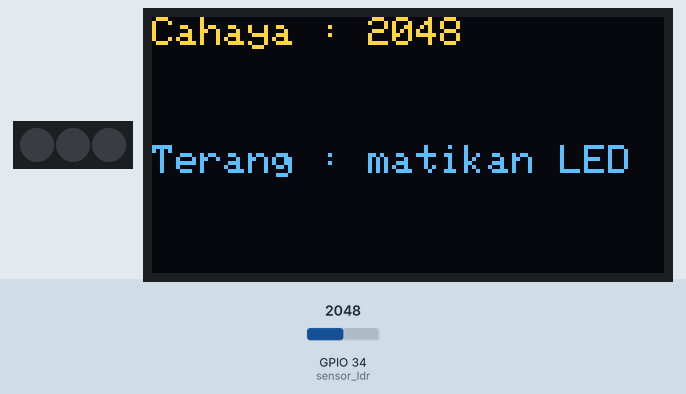
This sketch was run on a simulated ESP32. On the bench: 3 RGB LEDs in strip order, left to right, 128×64 one-colour display. The inputs (shaded band) are chosen by the test bench; at power-on: GPIO 34 (sensor_ldr) = 2048. Dim RGB values are drawn brighter than linear; the OLED is the two-colour kind (top 16 rows yellow).

Above: at 1.8 s.
1.9 s: GPIO 34 (sensor_ldr) set to 2866
At 2.6 s:
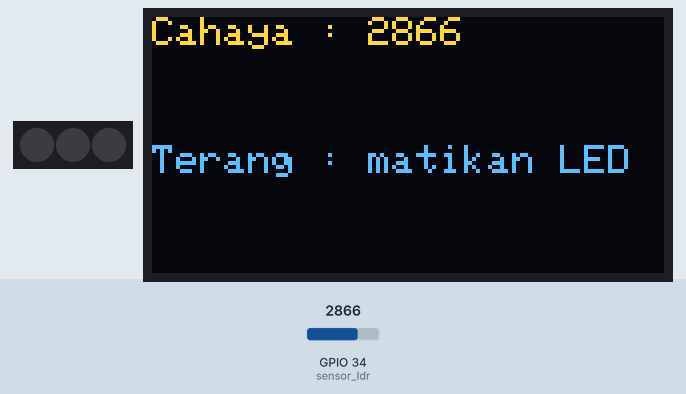
3.6 s: GPIO 34 (sensor_ldr) set to 1044
At 4.9 s:
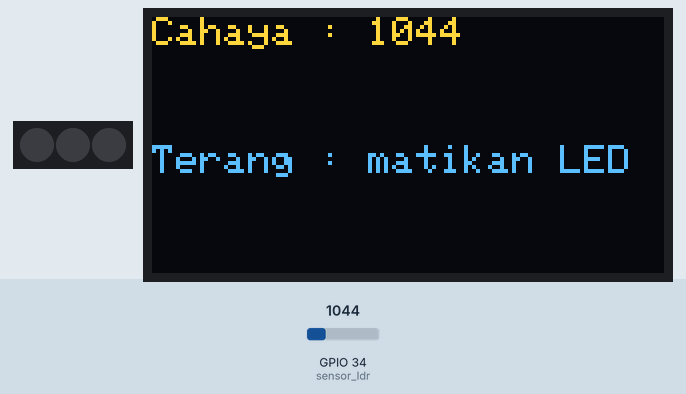
5.6 s: GPIO 34 (sensor_ldr) set to 944
At 7.1 s:
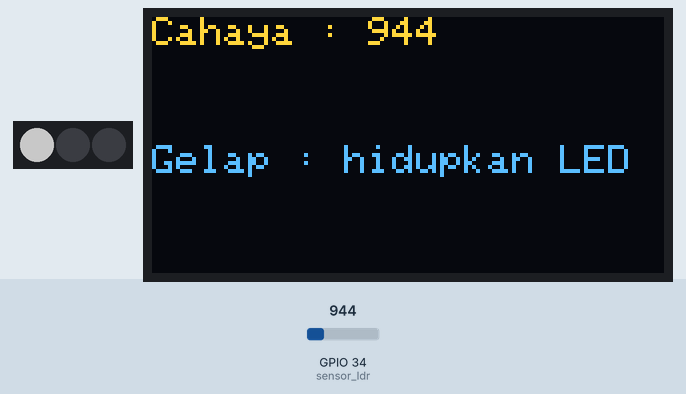
Timing chart, 0 to 8.6 s (numbered marks = the images above; inputs shaded):
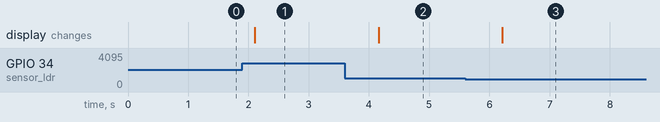

The sketch:

ideaSTEAM_percobaan6.2.ino
```cpp
#include <Wire.h>
#include <Adafruit_GFX.h>
#include <Adafruit_SSD1306.h>
#include <Adafruit_NeoPixel.h>

Adafruit_SSD1306 display(128, 64, &Wire, -1);

#define PIN 23
#define jumlah_LED 3

Adafruit_NeoPixel pixels(jumlah_LED, PIN, NEO_GRB + NEO_KHZ800);

#define sensor_ldr 34

int cahaya = 0;

void setup() {
  pixels.begin();
  pixels.clear();

  display.begin(SSD1306_SWITCHCAPVCC, 0x3C);
  display.setTextSize(1);
  display.setTextColor(SSD1306_WHITE);
}

void loop() {
  cahaya = analogRead(sensor_ldr);
  display.clearDisplay();
  display.setCursor(0, 0);
  display.print("Cahaya : ");
  display.print(cahaya);
  display.setCursor(0, 32);
  if (cahaya < 1000) {
    pixels.setPixelColor(0, pixels.Color(100, 100, 100));
    display.print("Gelap : hidupkan LED");
  } else {
    pixels.setPixelColor(0, pixels.Color(0, 0, 0));
    display.print("Terang : matikan LED");
  }
  pixels.show();
  display.display();
  delay(1000);
}
```

Measured:
- the behaviour switches between 1000 and 999 on GPIO 34 (sensor_ldr) (found by bisection; images 2 and 3)
- after the input at 1.9 s, the display: changes after 0.21 s (image 1)
- after the input at 3.6 s, the display: changes after 0.56 s (image 2)
- after the input at 5.6 s, the display: changes after 0.61 s (image 3)
